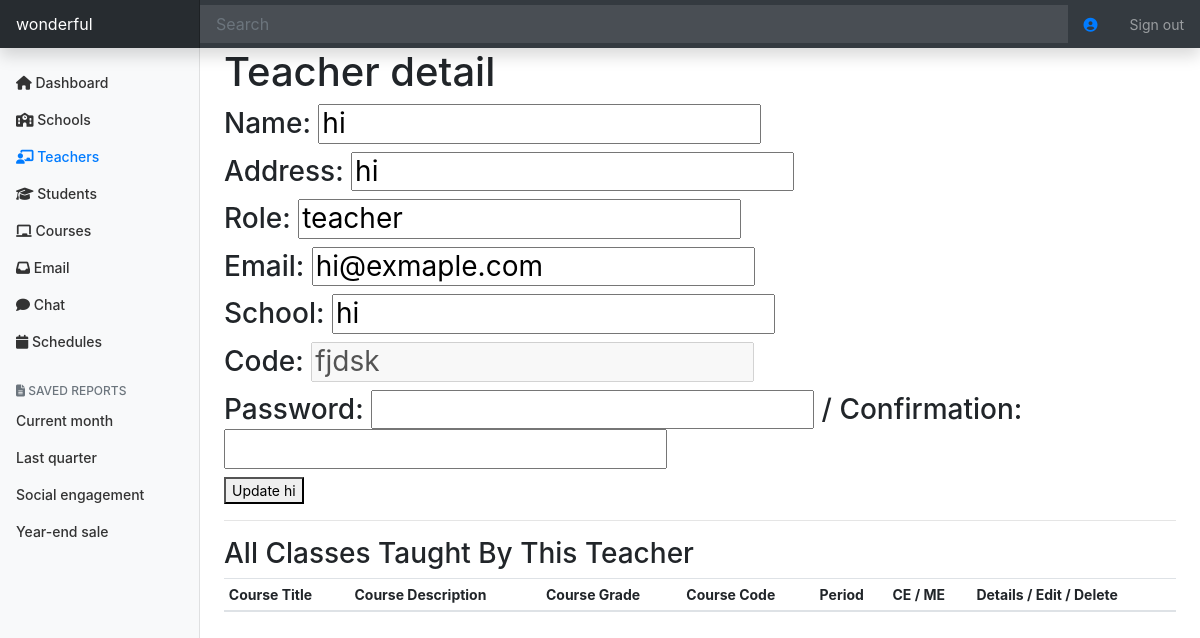
/district-admin/world/details/teacher/fjdsk (signed in), run on the app's committed database.
### tables this page shows
CREATE TABLE "districts" (
	"district_id"	INTEGER PRIMARY KEY AUTOINCREMENT,
	"name"	TEXT,
	"motto"	TEXT,
	"logo"	TEXT,
	"address"	TEXT,
	"code"	TEXT
);

CREATE TABLE "users" (
	"user_id"	INTEGER PRIMARY KEY AUTOINCREMENT,
	"school_id"	INTEGER,
	"name"	TEXT,
	"username"	TEXT,
	"password"	TEXT,
	"role"	TEXT,
	"district_id"	INTEGER,
	"email"	TEXT,
	"verification"	TEXT,
	"address"	TEXT,
	"role_description"	INTEGER,
	"code"	TEXT
);

CREATE TABLE "schools" (
	"school_id"	INTEGER PRIMARY KEY AUTOINCREMENT,
	"district_id"	INTEGER,
	"name"	TEXT,
	"address"	TEXT,
	"description"	TEXT,
	"code"	TEXT
);

### app.py (the view)
@app.route("/district-admin/<string:d_code>/details/teacher/<string:t_code>",
           methods=["GET", "POST"])
@login_required
def district_admin_teacher_detail(d_code, t_code):
    if request.method == "POST":
        d_id = c.execute("SELECT * FROM districts WHERE code=:d_code", {
            "d_code": d_code
        }).fetchall()[0][0]
        c.execute(
            "UPDATE users SET name=:name, address=:address, email=:email, password=:password WHERE district_id=:d_id AND code=:code",
            {
                "name":
                request.form.get("name"),
                "address":
                request.form.get("address"),
                "email":
                request.form.get("email"),
                "password":
                generate_password_hash(request.form.get("password"),
                                       method="pbkdf2:sha256",
                                       salt_length=8),
                "d_id":
                d_id,
                "code":
                t_code
            })
        conn.commit()
        return render_template("success.html",
                               title="Updated Teacher Successfully!")
    else:
        user_info = c.execute("SELECT * FROM users WHERE user_id=:user_id", {
            "user_id": session.get("user_id")
        }).fetchall()
        try:
            district = c.execute("SELECT * FROM districts WHERE code=:code", {
                "code": d_code
            }).fetchall()[0][0]
        except IndexError:
            abort(403)
        d_id = c.execute(
            "SELECT district_id FROM districts WHERE code=:d_code", {
                "d_code": d_code
            }).fetchall()[0][0]
        info = c.execute(
            "SELECT * FROM users WHERE code=:t_code AND district_id=:d_id", {
                "t_code": t_code,
                "d_id": d_id
            }).fetchall()
        s_name = c.execute(
            "SELECT name FROM schools WHERE district_id=:d_id AND school_id=:s_id",
            {
                "d_id": d_id,
                "s_id": info[0][1]
            }).fetchall()
        ts = c.execute(
            "SELECT * FROM teacher_subject JOIN courses ON courses.course_id=teacher_subject.subject_id WHERE teacher_id=:t_id ORDER BY teacher_subject.period ASC",
            {
                "t_id": info[0][0]
            }).fetchall()
        print(ts)
        return render_template("district-admin/teacher-detail.html",
                               info=info,
                               ts=ts,
                               s_name=s_name)

### helpers.py (called while the page is built)
def login_required(f):
    @wraps(f)
    def decorated_function(*args, **kwargs):
        if session.get("user_id") is None:
            return redirect("/login?next=" + request.path)
        return f(*args, **kwargs)
    return decorated_function

### templates/district-admin/teacher-detail.html (shortened to what this page needs)
{% extends "district-admin/dashboard-layout.html" %}
{% block main %}
    <form method="post" action="">
      <h1>Teacher detail</h1>
      <h3>Name: <input type="text" value="{{ info[0][2] }}" name="name"></h3>
      <h3>Address: <input type="address" value="{{ info[0][9] }}"></h3>
      <h3>Role: <input type="text" value="{{ info[0][5] }}" name="role"></h3>
      <h3>Email: <input type="email" value="{{ info[0][7] }}" name="email"></h3>
      <h3>School: <input type="text" value="{{ s_name[0][0] }}"></h3>
      <h3>Code: <input type="text" value="{{ info[0][11] }}" readonly disabled name="code"></h3>
      <h3>Password: <input type="password" name="password"> / Confirmation: <input type="password" name="confirmation"> </h3>
      <button type="submit">Update {{ info[0][2] }}</button>
    </form>
    <hr>
    <h3>All Classes Taught By This Teacher</h3>
    <div class="table-responsive">
        <table class="table table-striped table-sm">
          <thead>
            <tr>
              <th>Course Title</th>
              <th>Course Description</th>
              <th>Course Grade</th>
              <th>Course Code</th>
              <th>Period</th>
              <th>CE / ME</th>
              <th>Details / Edit / Delete</th>
            </tr>
          </thead>
        </table>
    </div>
{% endblock %}

### templates/district-admin/dashboard-layout.html (shortened to what this page needs)
<!doctype html>
<html lang="en">
  <head>
    <link rel="stylesheet" href="https://stackpath.bootstrapcdn.com/bootstrap/4.5.0/css/bootstrap.min.css">
    <link href="/static/district-admin-dashboard.css" rel="stylesheet">
  </head>
  <body>
    <nav class="navbar navbar-dark sticky-top bg-dark flex-md-nowrap p-0 shadow">
  <a class="navbar-brand col-md-3 col-lg-2 mr-0 px-3" href="/district-admin/{{ session['district_code'] }}">{{ session["district_name"] }}</a>
  <input class="form-control form-control-dark w-100" type="text" placeholder="Search" aria-label="Search">
  <a class="nav-link" href="/profile"><i class="fas fa-user-circle"></i></a>
  <ul class="navbar-nav px-3">
    <li class="nav-item text-nowrap">
      <a class="nav-link" href="/logout">Sign out</a>
    </li>
  </ul>
</nav>
<div class="container-fluid">
  <div class="row">
    <nav id="sidebarMenu" class="col-md-3 col-lg-2 d-md-block bg-light sidebar collapse">
      <div class="sidebar-sticky pt-3">
        <ul class="nav flex-column">
          <li class="nav-item">
            <a class="nav-link" href="/district-admin/{{ session['district_code'] }}" id="dashboard">
                <i class="fas fa-home"></i>
              Dashboard <span class="sr-only">(current)</span>
            </a>
          </li>
          <li class="nav-item">
            <a class="nav-link" href="/district-admin/{{ session['district_code'] }}/schools" id="schools">
                <i class="fas fa-school"></i>
               Schools
            </a>
          </li>
          <li class="nav-item">
            <a class="nav-link" href="/district-admin/{{ session['district_code'] }}/teachers" id="teachers">
                <i class="fas fa-chalkboard-teacher"></i>
              Teachers
            </a>
          </li>
          <li class="nav-item">
            <a class="nav-link" href="/district-admin/{{ session['district_code'] }}/students" id="students">
                <i class="fas fa-graduation-cap"></i>
              Students
            </a>
          </li>
          <li class="nav-item">
            <a class="nav-link" href="/district-admin/{{ session['district_code'] }}/courses" id="courses">
              <i class="fas fa-chalkboard"></i>
              Courses
            </a>
          </li>
          <li class="nav-item">
            <a class="nav-link" href="/email" id="email">
              <i class="fas fa-inbox"></i>
              Email
            </a>
          </li>
          <li class="nav-item">
            <a class="nav-link" href="/chat" id="chat">
              <i class="fas fa-comment"></i>
              Chat
            </a>
          </li>
          <li class="nav-item">
            <a class="nav-link" href="/district-admin/{{ session['district_code'] }}/schedules" id="schedules">
              <i class="fas fa-calendar"></i>
              Schedules
            </a>
          </li>
        </ul>
        <h6 class="sidebar-heading d-flex justify-content-between align-items-center px-3 mt-4 mb-1 text-muted">
          <span><i class="fas fa-file-alt"></i> Saved reports</span>
        </h6>
        <ul class="nav flex-column mb-2">
          <li class="nav-item">
            <a class="nav-link" href="#">
              Current month
            </a>
          </li>
          <li class="nav-item">
            <a class="nav-link" href="#">
              Last quarter
            </a>
          </li>
          <li class="nav-item">
            <a class="nav-link" href="#">
              Social engagement
            </a>
          </li>
          <li class="nav-item">
            <a class="nav-link" href="#">
              Year-end sale
            </a>
          </li>
        </ul>
      </div>
    </nav>
    <main role="main" class="col-md-9 ml-sm-auto col-lg-10 px-md-4">
        {% block main %}{% endblock %}
    </main>
  </div>
</div>
</html>

### static/district-admin-dashboard.css (style rules this page uses)
body { font-size: .875rem; }
.sidebar { position: fixed; top: 0; bottom: 0; left: 0; z-index: 100; padding: 48px 0 0; box-shadow: inset -1px 0 0 rgba(0, 0, 0, .1); }
.sidebar-sticky { position: relative; top: 0; height: calc(100vh - 48px); padding-top: .5rem; overflow-x: hidden; overflow-y: auto; }
.sidebar .nav-link { font-weight: 500; color: #333; }
.sidebar .nav-link.active { color: #007bff; }
.sidebar-heading { font-size: .75rem; text-transform: uppercase; }
.navbar-brand { padding-top: .75rem; padding-bottom: .75rem; font-size: 1rem; background-color: rgba(0, 0, 0, .25); box-shadow: inset -1px 0 0 rgba(0, 0, 0, .25); }
.navbar .form-control { padding: .75rem 1rem; border-width: 0; border-radius: 0; }
.form-control-dark { color: #fff; background-color: rgba(255, 255, 255, .1); border-color: rgba(255, 255, 255, .1); }

### data on the page
districts: district_name "wonderful"
users: name "hi", address "hi", role "teacher", email "hi@exmaple.com", code "fjdsk"
schools: name "hi"
